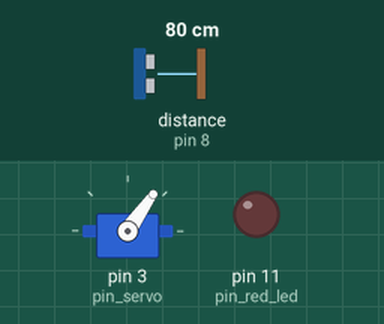
Simulated run of this sketch. Board: Arduino Uno, built with avr-gcc and run on an emulated ATmega328P. On the bench: servo, output pins drawn as LEDs (lit = HIGH). Wiring (inferred from the names in the program): ultrasonic range finder: trigger pin 7; echo pin 8. The test bench sets the inputs (shaded band); at power-on: distance to the obstacle (sensor on pin 8) 80 cm. The echo pulse lasts 58.3 µs per cm; pins used as bus, display or sensor lines are not drawn.

Above: at 1.2 s.
1.3 s: distance to the obstacle (sensor on pin 8) set to 23 cm
4.3 s: distance to the obstacle (sensor on pin 8) set to 18 cm
At 4.47 s:
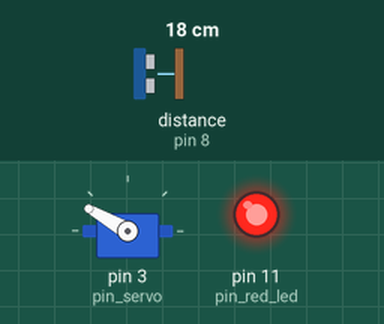
7.3 s: distance to the obstacle (sensor on pin 8) set to 35 cm
At 7.57 s:
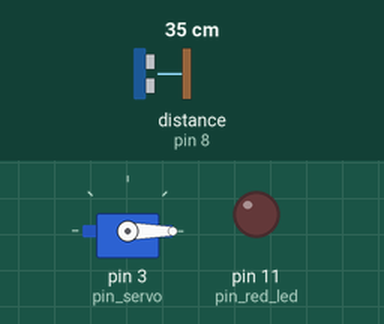
10.3 s: distance to the obstacle (sensor on pin 8) set to 2 cm
At 11.35 s:
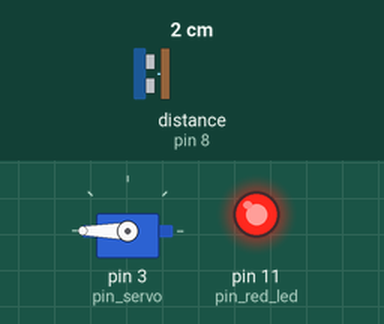
13.3 s: distance to the obstacle (sensor on pin 8) set to 60 cm
At 13.52 s:
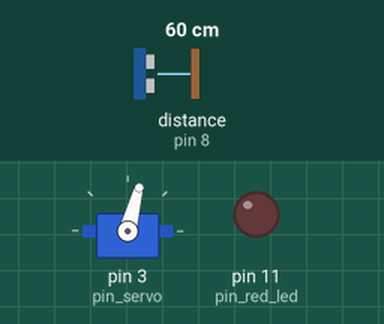
16.3 s: distance to the obstacle (sensor on pin 8) set to 4 cm
At 16.53 s:
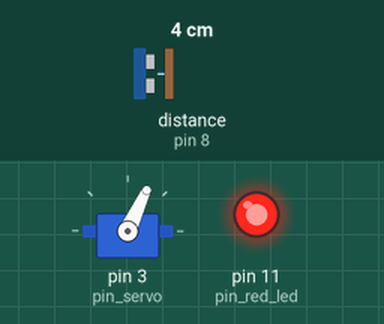
Timing chart, 0 to 20.3 s (numbered marks = the images above; inputs shaded):
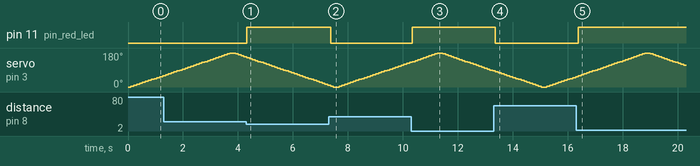

The sketch:

unit-014-scanning-radar-with-ultrasonic-sensor.ino
```cpp
#include <Servo.h>

Servo motor_servo;


const char pin_servo    = 3;  // servo signal
const char pin_trig     = 7;  // HC-SR04 Trig
const char pin_echo     = 8;  // HC-SR04 Echo
const char pin_red_led  = 11; // warning LED
void setup() {
  motor_servo.attach(pin_servo);   // attach servo to D3


  pinMode(pin_trig, OUTPUT);
  pinMode(pin_echo, INPUT);
  pinMode(pin_red_led, OUTPUT);


  // Optional: use Serial Monitor to see angle & distance
  // Serial.begin(9600);
}
int measureDistanceCm() {
  long duration;
  int distance_cm;


  digitalWrite(pin_trig, LOW);
  delayMicroseconds(2);


  digitalWrite(pin_trig, HIGH);
  delayMicroseconds(10);
  digitalWrite(pin_trig, LOW);


  duration = pulseIn(pin_echo, HIGH);
  distance_cm = duration * 0.034 / 2;


  return distance_cm;
}
void loop() {
  // Sweep from 0° to 180°
  for (int angle = 0; angle <= 180; angle = angle + 5) {
    motor_servo.write(angle);   // move servo
    delay(100);                 // wait for servo to reach position


    int distance_cm = measureDistanceCm();


    // Optional: show in Serial Monitor
    // Serial.print("Angle: ");
    // Serial.print(angle);
    // Serial.print("  Distance: ");
    // Serial.print(distance_cm);
    // Serial.println(" cm");


    if (distance_cm > 0 && distance_cm < 20) {
      digitalWrite(pin_red_led, HIGH);   // object close → warn
    } else {
      digitalWrite(pin_red_led, LOW);    // no object → LED off
    }
  }


  // Sweep back from 180° to 0°
  for (int angle = 180; angle >= 0; angle = angle - 5) {
    motor_servo.write(angle);
    delay(100);


    int distance_cm = measureDistanceCm();


    // Optional: Serial output again
    // Serial.print("Angle: ");
    // Serial.print(angle);
    // Serial.print("  Distance: ");
    // Serial.print(distance_cm);
    // Serial.println(" cm");


    if (distance_cm > 0 && distance_cm < 20) {
      digitalWrite(pin_red_led, HIGH);
    } else {
      digitalWrite(pin_red_led, LOW);
    }
  }
}
```

Measured:
- the behaviour switches between 21 and 20 cm on distance to the obstacle (sensor on pin 8) (found by bisection; images 0 and 1)
- after the input at 4.3 s, pin 11 (pin_red_led): LOW → HIGH at once
- after the input at 7.3 s, pin 11 (pin_red_led): HIGH → LOW after 0.07 s
- after the input at 10.3 s, pin 11 (pin_red_led): LOW → HIGH at once
- after the input at 13.3 s, pin 11 (pin_red_led): HIGH → LOW after 0.07 s
- after the input at 16.3 s, pin 11 (pin_red_led): LOW → HIGH after 0.08 s
- by itself, servo on pin 3 (pin_servo): rises from 55° to 180° in 2.4 s, then falls to 115° in 1.4 s
